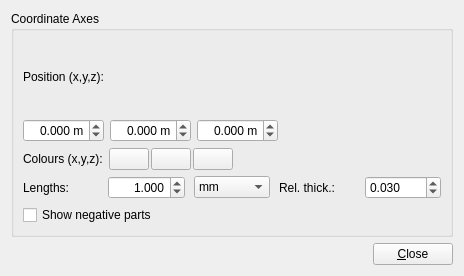
<?xml version="1.0" encoding="UTF-8"?>
<ui version="4.0">
 <class>VP1GuidesSysSettingsCoordinateAxesForm</class>
 <widget class="QWidget" name="VP1GuidesSysSettingsCoordinateAxesForm">
  <property name="geometry">
   <rect>
    <x>0</x>
    <y>0</y>
    <width>464</width>
    <height>276</height>
   </rect>
  </property>
  <property name="windowTitle">
   <string>Form</string>
  </property>
  <layout class="QVBoxLayout">
   <item>
    <widget class="QGroupBox" name="groupBox_4">
     <property name="title">
      <string>Coordinate Axes</string>
     </property>
     <layout class="QVBoxLayout">
      <item>
       <layout class="QHBoxLayout">
        <item>
         <widget class="QLabel" name="label_22">
          <property name="text">
           <string>Position (x,y,z):</string>
          </property>
         </widget>
        </item>
        <item>
         <spacer>
          <property name="orientation">
           <enum>Qt::Horizontal</enum>
          </property>
          <property name="sizeType">
           <enum>QSizePolicy::Expanding</enum>
          </property>
          <property name="sizeHint" stdset="0">
           <size>
            <width>1</width>
            <height>5</height>
           </size>
          </property>
         </spacer>
        </item>
       </layout>
      </item>
      <item>
       <layout class="QHBoxLayout">
        <item>
         <widget class="QDoubleSpinBox" name="doubleSpinBox_axes_xpos_m">
          <property name="sizePolicy">
           <sizepolicy hsizetype="Preferred" vsizetype="Fixed">
            <horstretch>0</horstretch>
            <verstretch>0</verstretch>
           </sizepolicy>
          </property>
          <property name="alignment">
           <set>Qt::AlignRight|Qt::AlignTrailing|Qt::AlignVCenter</set>
          </property>
          <property name="suffix">
           <string> m</string>
          </property>
          <property name="decimals">
           <number>3</number>
          </property>
          <property name="minimum">
           <double>-99.989999999999995</double>
          </property>
          <property name="singleStep">
           <double>0.010000000000000</double>
          </property>
          <property name="value">
           <double>0.000000000000000</double>
          </property>
         </widget>
        </item>
        <item>
         <widget class="QDoubleSpinBox" name="doubleSpinBox_axes_ypos_m">
          <property name="sizePolicy">
           <sizepolicy hsizetype="Preferred" vsizetype="Fixed">
            <horstretch>0</horstretch>
            <verstretch>0</verstretch>
           </sizepolicy>
          </property>
          <property name="alignment">
           <set>Qt::AlignRight|Qt::AlignTrailing|Qt::AlignVCenter</set>
          </property>
          <property name="suffix">
           <string> m</string>
          </property>
          <property name="decimals">
           <number>3</number>
          </property>
          <property name="minimum">
           <double>-99.989999999999995</double>
          </property>
          <property name="singleStep">
           <double>0.010000000000000</double>
          </property>
         </widget>
        </item>
        <item>
         <widget class="QDoubleSpinBox" name="doubleSpinBox_axes_zpos_m">
          <property name="sizePolicy">
           <sizepolicy hsizetype="Preferred" vsizetype="Fixed">
            <horstretch>0</horstretch>
            <verstretch>0</verstretch>
           </sizepolicy>
          </property>
          <property name="alignment">
           <set>Qt::AlignRight|Qt::AlignTrailing|Qt::AlignVCenter</set>
          </property>
          <property name="suffix">
           <string> m</string>
          </property>
          <property name="decimals">
           <number>3</number>
          </property>
          <property name="minimum">
           <double>-99.989999999999995</double>
          </property>
          <property name="singleStep">
           <double>0.010000000000000</double>
          </property>
         </widget>
        </item>
        <item>
         <spacer>
          <property name="orientation">
           <enum>Qt::Horizontal</enum>
          </property>
          <property name="sizeHint" stdset="0">
           <size>
            <width>1</width>
            <height>5</height>
           </size>
          </property>
         </spacer>
        </item>
       </layout>
      </item>
      <item>
       <layout class="QHBoxLayout">
        <item>
         <widget class="QLabel" name="label_24">
          <property name="text">
           <string>Colours (x,y,z):</string>
          </property>
         </widget>
        </item>
        <item>
         <layout class="QHBoxLayout">
          <property name="spacing">
           <number>2</number>
          </property>
          <item>
           <widget class="VP1MaterialButton" name="matButton_axes_x">
            <property name="sizePolicy">
             <sizepolicy hsizetype="Fixed" vsizetype="Fixed">
              <horstretch>0</horstretch>
              <verstretch>0</verstretch>
             </sizepolicy>
            </property>
            <property name="text">
             <string/>
            </property>
           </widget>
          </item>
          <item>
           <widget class="VP1MaterialButton" name="matButton_axes_y">
            <property name="sizePolicy">
             <sizepolicy hsizetype="Fixed" vsizetype="Fixed">
              <horstretch>0</horstretch>
              <verstretch>0</verstretch>
             </sizepolicy>
            </property>
            <property name="text">
             <string/>
            </property>
           </widget>
          </item>
          <item>
           <widget class="VP1MaterialButton" name="matButton_axes_z">
            <property name="sizePolicy">
             <sizepolicy hsizetype="Fixed" vsizetype="Fixed">
              <horstretch>0</horstretch>
              <verstretch>0</verstretch>
             </sizepolicy>
            </property>
            <property name="text">
             <string/>
            </property>
           </widget>
          </item>
         </layout>
        </item>
        <item>
         <spacer>
          <property name="orientation">
           <enum>Qt::Horizontal</enum>
          </property>
          <property name="sizeType">
           <enum>QSizePolicy::Expanding</enum>
          </property>
          <property name="sizeHint" stdset="0">
           <size>
            <width>1</width>
            <height>5</height>
           </size>
          </property>
         </spacer>
        </item>
       </layout>
      </item>
      <item>
       <layout class="QHBoxLayout">
        <property name="spacing">
         <number>9</number>
        </property>
        <item>
         <widget class="QLabel" name="label_23">
          <property name="text">
           <string>Lengths:</string>
          </property>
         </widget>
        </item>
        <item>
         <widget class="QDoubleSpinBox" name="doubleSpinBox_axes_lengths">
          <property name="alignment">
           <set>Qt::AlignRight|Qt::AlignTrailing|Qt::AlignVCenter</set>
          </property>
          <property name="suffix">
           <string/>
          </property>
          <property name="decimals">
           <number>3</number>
          </property>
          <property name="minimum">
           <double>0.001000000000000</double>
          </property>
          <property name="maximum">
           <double>999.999000000000024</double>
          </property>
          <property name="singleStep">
           <double>0.100000000000000</double>
          </property>
          <property name="value">
           <double>1.000000000000000</double>
          </property>
         </widget>
        </item>
        <item>
         <widget class="QComboBox" name="comboBox_axes_lengths_units">
          <property name="currentText">
           <string>mm</string>
          </property>
          <item>
           <property name="text">
            <string>mm</string>
           </property>
          </item>
          <item>
           <property name="text">
            <string>cm</string>
           </property>
          </item>
          <item>
           <property name="text">
            <string notr="true">m</string>
           </property>
          </item>
          <item>
           <property name="text">
            <string>km</string>
           </property>
          </item>
         </widget>
        </item>
        <item>
         <widget class="QLabel" name="label_25">
          <property name="text">
           <string>Rel. thick.:</string>
          </property>
         </widget>
        </item>
        <item>
         <widget class="QDoubleSpinBox" name="doubleSpinBox_axes_relthickness">
          <property name="decimals">
           <number>3</number>
          </property>
          <property name="minimum">
           <double>0.001000000000000</double>
          </property>
          <property name="maximum">
           <double>0.150000000000000</double>
          </property>
          <property name="singleStep">
           <double>0.010000000000000</double>
          </property>
          <property name="value">
           <double>0.030000000000000</double>
          </property>
         </widget>
        </item>
       </layout>
      </item>
      <item>
       <layout class="QHBoxLayout">
        <item>
         <widget class="QCheckBox" name="checkBox_axes_shownegativeparts">
          <property name="text">
           <string>Show negative parts</string>
          </property>
         </widget>
        </item>
        <item>
         <spacer>
          <property name="orientation">
           <enum>Qt::Horizontal</enum>
          </property>
          <property name="sizeType">
           <enum>QSizePolicy::Expanding</enum>
          </property>
          <property name="sizeHint" stdset="0">
           <size>
            <width>1</width>
            <height>5</height>
           </size>
          </property>
         </spacer>
        </item>
       </layout>
      </item>
     </layout>
    </widget>
   </item>
   <item>
    <layout class="QHBoxLayout">
     <property name="spacing">
      <number>0</number>
     </property>
     <item>
      <spacer>
       <property name="orientation">
        <enum>Qt::Horizontal</enum>
       </property>
       <property name="sizeHint" stdset="0">
        <size>
         <width>1</width>
         <height>5</height>
        </size>
       </property>
      </spacer>
     </item>
     <item>
      <widget class="QPushButton" name="pushButton_close">
       <property name="text">
        <string>&amp;Close</string>
       </property>
      </widget>
     </item>
    </layout>
   </item>
  </layout>
 </widget>
 <customwidgets>
  <customwidget>
   <class>VP1MaterialButton</class>
   <extends>QPushButton</extends>
   <header>VP1Base/VP1MaterialButton.h</header>
  </customwidget>
 </customwidgets>
 <resources/>
 <connections/>
</ui>
